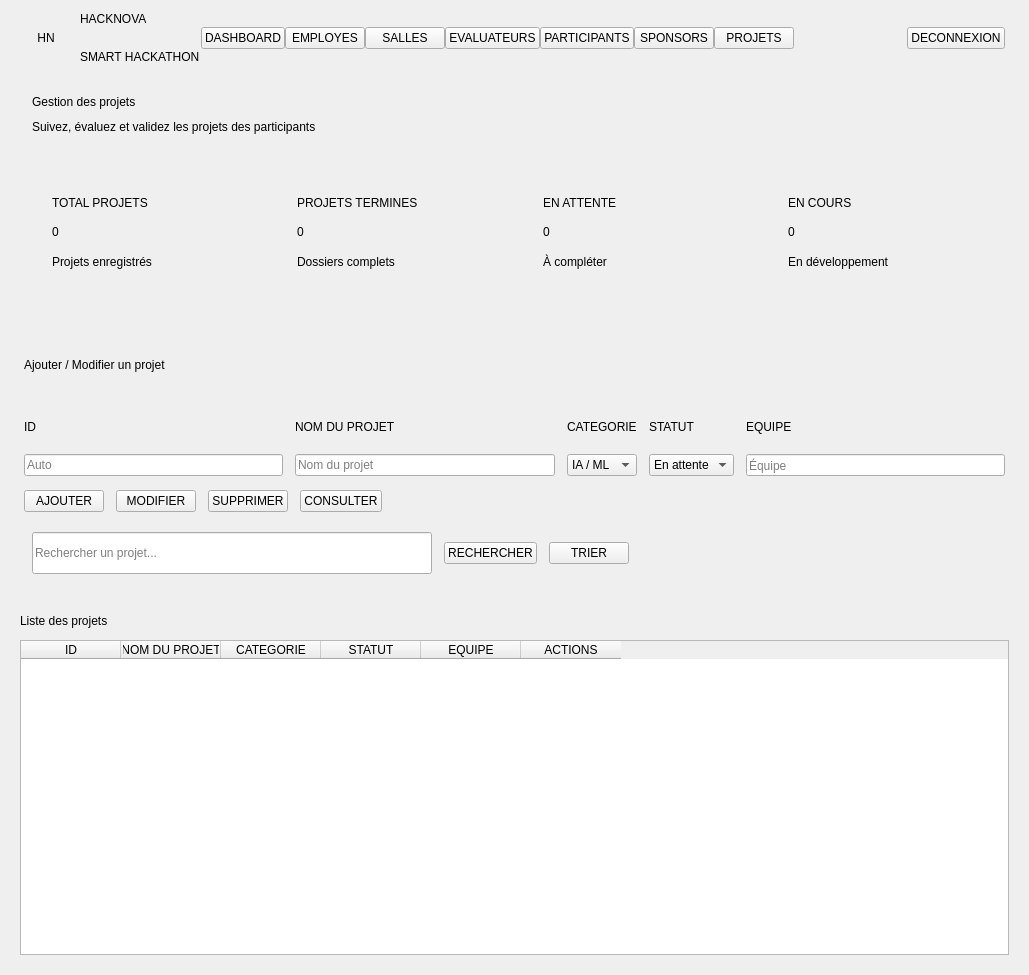
          <widget class="QWidget" name="scrollProjetsContent">
           <property name="geometry">
            <rect>
             <x>0</x>
             <y>0</y>
             <width>1029</width>
             <height>975</height>
            </rect>
           </property>
           <layout class="QVBoxLayout" name="projetsContentLayout">
            <property name="spacing">
             <number>0</number>
            </property>
            <property name="leftMargin">
             <number>0</number>
            </property>
            <property name="topMargin">
             <number>0</number>
            </property>
            <property name="rightMargin">
             <number>0</number>
            </property>
            <property name="bottomMargin">
             <number>0</number>
            </property>
            <item>
             <widget class="QFrame" name="frameNavbarProjets">
              <property name="minimumSize">
               <size>
                <width>0</width>
                <height>76</height>
               </size>
              </property>
              <property name="maximumSize">
               <size>
                <width>16777215</width>
                <height>76</height>
               </size>
              </property>
              <layout class="QHBoxLayout" name="navbarProjLayout">
               <property name="spacing">
                <number>0</number>
               </property>
               <property name="leftMargin">
                <number>24</number>
               </property>
               <property name="topMargin">
                <number>0</number>
               </property>
               <property name="rightMargin">
                <number>24</number>
               </property>
               <property name="bottomMargin">
                <number>0</number>
               </property>
               <item>
                <widget class="QLabel" name="sbLogoProj">
                 <property name="minimumSize">
                  <size>
                   <width>44</width>
                   <height>44</height>
                  </size>
                 </property>
                 <property name="maximumSize">
                  <size>
                   <width>44</width>
                   <height>44</height>
                  </size>
                 </property>
                 <property name="text">
                  <string>HN</string>
                 </property>
                 <property name="alignment">
                  <set>Qt::AlignmentFlag::AlignCenter</set>
                 </property>
                </widget>
               </item>
               <item>
                <layout class="QVBoxLayout" name="brandProjLayout">
                 <property name="spacing">
                  <number>0</number>
                 </property>
                 <property name="leftMargin">
                  <number>12</number>
                 </property>
                 <item>
                  <widget class="QLabel" name="sbBrandProj">
                   <property name="text">
                    <string>HACKNOVA</string>
                   </property>
                  </widget>
                 </item>
                 <item>
                  <widget class="QLabel" name="sbSubProj">
                   <property name="text">
                    <string>SMART HACKATHON</string>
                   </property>
                  </widget>
                 </item>
                </layout>
               </item>
               <item>
                <widget class="QFrame" name="sbSepProj">
                 <property name="minimumSize">
                  <size>
                   <width>1</width>
                   <height>40</height>
                  </size>
                 </property>
                 <property name="maximumSize">
                  <size>
                   <width>1</width>
                   <height>40</height>
                  </size>
                 </property>
                </widget>
               </item>
               <item>
                <widget class="QPushButton" name="navDashboardProjets">
                 <property name="cursor">
                  <cursorShape>PointingHandCursor</cursorShape>
                 </property>
                 <property name="text">
                  <string>DASHBOARD</string>
                 </property>
                </widget>
               </item>
               <item>
                <widget class="QPushButton" name="navEmployesProjets">
                 <property name="cursor">
                  <cursorShape>PointingHandCursor</cursorShape>
                 </property>
                 <property name="text">
                  <string>EMPLOYES</string>
                 </property>
                </widget>
               </item>
               <item>
                <widget class="QPushButton" name="navSallesProjets">
                 <property name="cursor">
                  <cursorShape>PointingHandCursor</cursorShape>
                 </property>
                 <property name="text">
                  <string>SALLES</string>
                 </property>
                </widget>
               </item>
               <item>
                <widget class="QPushButton" name="navEvaluateursProjets">
                 <property name="cursor">
                  <cursorShape>PointingHandCursor</cursorShape>
                 </property>
                 <property name="text">
                  <string>EVALUATEURS</string>
                 </property>
                </widget>
               </item>
               <item>
                <widget class="QPushButton" name="navParticipantsProjets">
                 <property name="cursor">
                  <cursorShape>PointingHandCursor</cursorShape>
                 </property>
                 <property name="text">
                  <string>PARTICIPANTS</string>
                 </property>
                </widget>
               </item>
               <item>
                <widget class="QPushButton" name="navSponsorsProjets">
                 <property name="cursor">
                  <cursorShape>PointingHandCursor</cursorShape>
                 </property>
                 <property name="text">
                  <string>SPONSORS</string>
                 </property>
                </widget>
               </item>
               <item>
                <widget class="QPushButton" name="navProjetsProjets">
                 <property name="cursor">
                  <cursorShape>PointingHandCursor</cursorShape>
                 </property>
                 <property name="text">
                  <string>PROJETS</string>
                 </property>
                </widget>
               </item>
               <item>
                <spacer name="navbarProjSpacer">
                 <property name="orientation">
                  <enum>Qt::Orientation::Horizontal</enum>
                 </property>
                 <property name="sizeHint" stdset="0">
                  <size>
                   <width>40</width>
                   <height>20</height>
                  </size>
                 </property>
                </spacer>
               </item>
               <item>
                <widget class="QPushButton" name="navDeconnexionProjets">
                 <property name="cursor">
                  <cursorShape>PointingHandCursor</cursorShape>
                 </property>
                 <property name="text">
                  <string>DECONNEXION</string>
                 </property>
                </widget>
               </item>
              </layout>
             </widget>
            </item>
            <item>
             <widget class="QFrame" name="frameTopbarProjets">
              <property name="minimumSize">
               <size>
                <width>0</width>
                <height>76</height>
               </size>
              </property>
              <property name="maximumSize">
               <size>
                <width>16777215</width>
                <height>76</height>
               </size>
              </property>
              <layout class="QVBoxLayout" name="topbarProjLayout">
               <property name="spacing">
                <number>2</number>
               </property>
               <property name="leftMargin">
                <number>32</number>
               </property>
               <property name="topMargin">
                <number>14</number>
               </property>
               <property name="rightMargin">
                <number>32</number>
               </property>
               <property name="bottomMargin">
                <number>14</number>
               </property>
               <item>
                <widget class="QLabel" name="topbarTitleProj">
                 <property name="text">
                  <string>Gestion des projets</string>
                 </property>
                </widget>
               </item>
               <item>
                <widget class="QLabel" name="topbarSubProj">
                 <property name="text">
                  <string>Suivez, évaluez et validez les projets des participants</string>
                 </property>
                </widget>
               </item>
              </layout>
             </widget>
            </item>
            <item>
             <layout class="QHBoxLayout" name="statsProjLayout">
              <property name="spacing">
               <number>16</number>
              </property>
              <property name="leftMargin">
               <number>32</number>
              </property>
              <property name="topMargin">
               <number>20</number>
              </property>
              <property name="rightMargin">
               <number>32</number>
              </property>
              <property name="bottomMargin">
               <number>20</number>
              </property>
              <item>
               <widget class="QFrame" name="cardProjStat1">
                <property name="minimumSize">
                 <size>
                  <width>0</width>
                  <height>120</height>
                 </size>
                </property>
                <layout class="QVBoxLayout" name="cardProjStat1Layout">
                 <property name="spacing">
                  <number>4</number>
                 </property>
                 <property name="leftMargin">
                  <number>20</number>
                 </property>
                 <property name="topMargin">
                  <number>18</number>
                 </property>
                 <property name="rightMargin">
                  <number>20</number>
                 </property>
                 <property name="bottomMargin">
                  <number>18</number>
                 </property>
                 <item>
                  <widget class="QLabel" name="cardProjTitle1">
                   <property name="text">
                    <string>TOTAL PROJETS</string>
                   </property>
                  </widget>
                 </item>
                 <item>
                  <widget class="QLabel" name="cardProjValue1">
                   <property name="text">
                    <string>0</string>
                   </property>
                  </widget>
                 </item>
                 <item>
                  <widget class="QLabel" name="cardProjSub1">
                   <property name="text">
                    <string>Projets enregistrés</string>
                   </property>
                  </widget>
                 </item>
                </layout>
               </widget>
              </item>
              <item>
               <widget class="QFrame" name="cardProjStat2">
                <property name="minimumSize">
                 <size>
                  <width>0</width>
                  <height>120</height>
                 </size>
                </property>
                <layout class="QVBoxLayout" name="cardProjStat2Layout">
                 <property name="spacing">
                  <number>4</number>
                 </property>
                 <property name="leftMargin">
                  <number>20</number>
                 </property>
                 <property name="topMargin">
                  <number>18</number>
                 </property>
                 <property name="rightMargin">
                  <number>20</number>
                 </property>
                 <property name="bottomMargin">
                  <number>18</number>
                 </property>
                 <item>
                  <widget class="QLabel" name="cardProjTitle2">
                   <property name="text">
                    <string>PROJETS TERMINES</string>
                   </property>
                  </widget>
                 </item>
                 <item>
                  <widget class="QLabel" name="cardProjValue2">
                   <property name="text">
                    <string>0</string>
                   </property>
                  </widget>
                 </item>
                 <item>
                  <widget class="QLabel" name="cardProjSub2">
                   <property name="text">
                    <string>Dossiers complets</string>
                   </property>
                  </widget>
                 </item>
                </layout>
               </widget>
              </item>
              <item>
               <widget class="QFrame" name="cardProjStat3">
                <property name="minimumSize">
                 <size>
                  <width>0</width>
                  <height>120</height>
                 </size>
                </property>
                <layout class="QVBoxLayout" name="cardProjStat3Layout">
                 <property name="spacing">
                  <number>4</number>
                 </property>
                 <property name="leftMargin">
                  <number>20</number>
                 </property>
                 <property name="topMargin">
                  <number>18</number>
                 </property>
                 <property name="rightMargin">
                  <number>20</number>
                 </property>
                 <property name="bottomMargin">
                  <number>18</number>
                 </property>
                 <item>
                  <widget class="QLabel" name="cardProjTitle3">
                   <property name="text">
                    <string>EN ATTENTE</string>
                   </property>
                  </widget>
                 </item>
                 <item>
                  <widget class="QLabel" name="cardProjValue3">
                   <property name="text">
                    <string>0</string>
                   </property>
                  </widget>
                 </item>
                 <item>
                  <widget class="QLabel" name="cardProjSub3">
                   <property name="text">
                    <string>À compléter</string>
                   </property>
                  </widget>
                 </item>
                </layout>
               </widget>
              </item>
              <item>
               <widget class="QFrame" name="cardProjStat4">
                <property name="minimumSize">
                 <size>
                  <width>0</width>
                  <height>120</height>
                 </size>
                </property>
                <layout class="QVBoxLayout" name="cardProjStat4Layout">
                 <property name="spacing">
                  <number>4</number>
                 </property>
                 <property name="leftMargin">
                  <number>20</number>
                 </property>
                 <property name="topMargin">
                  <number>18</number>
                 </property>
                 <property name="rightMargin">
                  <number>20</number>
                 </property>
                 <property name="bottomMargin">
                  <number>18</number>
                 </property>
                 <item>
                  <widget class="QLabel" name="cardProjTitle4">
                   <property name="text">
                    <string>EN COURS</string>
                   </property>
                  </widget>
                 </item>
                 <item>
                  <widget class="QLabel" name="cardProjValue4">
                   <property name="text">
                    <string>0</string>
                   </property>
                  </widget>
                 </item>
                 <item>
                  <widget class="QLabel" name="cardProjSub4">
                   <property name="text">
                    <string>En développement</string>
                   </property>
                  </widget>
                 </item>
                </layout>
               </widget>
              </item>
             </layout>
            </item>
            <item>
             <widget class="QFrame" name="cardFormProjets">
              <property name="minimumSize">
               <size>
                <width>0</width>
                <height>220</height>
               </size>
              </property>
              <layout class="QVBoxLayout" name="formProjLayout">
               <property name="spacing">
                <number>14</number>
               </property>
               <property name="leftMargin">
                <number>24</number>
               </property>
               <property name="topMargin">
                <number>20</number>
               </property>
               <property name="rightMargin">
                <number>24</number>
               </property>
               <property name="bottomMargin">
                <number>20</number>
               </property>
               <item>
                <widget class="QLabel" name="formTitleProj">
                 <property name="text">
                  <string>Ajouter / Modifier un projet</string>
                 </property>
                </widget>
               </item>
               <item>
                <layout class="QGridLayout" name="formProjGrid">
                 <property name="spacing">
                  <number>12</number>
                 </property>
                 <item row="0" column="0">
                  <widget class="QLabel" name="lblProjID">
                   <property name="text">
                    <string>ID</string>
                   </property>
                  </widget>
                 </item>
                 <item row="0" column="1">
                  <widget class="QLabel" name="lblProjNom">
                   <property name="text">
                    <string>NOM DU PROJET</string>
                   </property>
                  </widget>
                 </item>
                 <item row="0" column="2">
                  <widget class="QLabel" name="lblProjCat">
                   <property name="text">
                    <string>CATEGORIE</string>
                   </property>
                  </widget>
                 </item>
                 <item row="0" column="3">
                  <widget class="QLabel" name="lblProjStatut">
                   <property name="text">
                    <string>STATUT</string>
                   </property>
                  </widget>
                 </item>
                 <item row="0" column="4">
                  <widget class="QLabel" name="lblProjEquipe">
                   <property name="text">
                    <string>EQUIPE</string>
                   </property>
                  </widget>
                 </item>
                 <item row="1" column="0">
                  <widget class="QLineEdit" name="lineEditProjID">
                   <property name="readOnly">
                    <bool>true</bool>
                   </property>
                   <property name="placeholderText">
                    <string>Auto</string>
                   </property>
                  </widget>
                 </item>
                 <item row="1" column="1">
                  <widget class="QLineEdit" name="lineEditProjNom">
                   <property name="placeholderText">
                    <string>Nom du projet</string>
                   </property>
                  </widget>
                 </item>
                 <item row="1" column="2">
                  <widget class="QComboBox" name="comboBoxProjCategorie">
                   <item>
                    <property name="text">
                     <string>IA / ML</string>
                    </property>
                   </item>
                   <item>
                    <property name="text">
                     <string>Web</string>
                    </property>
                   </item>
                   <item>
                    <property name="text">
                     <string>Mobile</string>
                    </property>
                   </item>
                   <item>
                    <property name="text">
                     <string>IoT</string>
                    </property>
                   </item>
                   <item>
                    <property name="text">
                     <string>Autre</string>
                    </property>
                   </item>
                  </widget>
                 </item>
                 <item row="1" column="3">
                  <widget class="QComboBox" name="comboBoxProjStatut">
                   <item>
                    <property name="text">
                     <string>En attente</string>
                    </property>
                   </item>
                   <item>
                    <property name="text">
                     <string>En cours</string>
                    </property>
                   </item>
                   <item>
                    <property name="text">
                     <string>Terminé</string>
                    </property>
                   </item>
                  </widget>
                 </item>
                 <item row="1" column="4">
                  <widget class="QLineEdit" name="lineEditProjEquipe">
                   <property name="placeholderText">
                    <string>Équipe</string>
                   </property>
                  </widget>
                 </item>
                </layout>
               </item>
               <item>
                <layout class="QHBoxLayout" name="formProjButtonsLayout">
                 <property name="spacing">
                  <number>12</number>
                 </property>
                 <item>
                  <widget class="QPushButton" name="btnProjAjouter">
                   <property name="cursor">
                    <cursorShape>PointingHandCursor</cursorShape>
                   </property>
                   <property name="text">
                    <string>AJOUTER</string>
                   </property>
                  </widget>
                 </item>
                 <item>
                  <widget class="QPushButton" name="btnProjModifier">
                   <property name="cursor">
                    <cursorShape>PointingHandCursor</cursorShape>
                   </property>
                   <property name="text">
                    <string>MODIFIER</string>
                   </property>
                  </widget>
                 </item>
                 <item>
                  <widget class="QPushButton" name="btnProjSupprimer">
                   <property name="cursor">
                    <cursorShape>PointingHandCursor</cursorShape>
                   </property>
                   <property name="text">
                    <string>SUPPRIMER</string>
                   </property>
                  </widget>
                 </item>
                 <item>
                  <widget class="QPushButton" name="btnProjConsulter">
                   <property name="cursor">
                    <cursorShape>PointingHandCursor</cursorShape>
                   </property>
                   <property name="text">
                    <string>CONSULTER</string>
                   </property>
                  </widget>
                 </item>
                 <item>
                  <spacer name="formProjBtnSpacer">
                   <property name="orientation">
                    <enum>Qt::Orientation::Horizontal</enum>
                   </property>
                   <property name="sizeHint" stdset="0">
                    <size>
                     <width>40</width>
                     <height>20</height>
                    </size>
                   </property>
                  </spacer>
                 </item>
                </layout>
               </item>
              </layout>
             </widget>
            </item>
            <item>
             <layout class="QHBoxLayout" name="searchProjLayout">
              <property name="spacing">
               <number>12</number>
              </property>
              <property name="leftMargin">
               <number>32</number>
              </property>
              <property name="topMargin">
               <number>0</number>
              </property>
              <property name="rightMargin">
               <number>32</number>
              </property>
              <property name="bottomMargin">
               <number>20</number>
              </property>
              <item>
               <widget class="QLineEdit" name="lineEditRechercheProj">
                <property name="minimumSize">
                 <size>
                  <width>400</width>
                  <height>42</height>
                 </size>
                </property>
                <property name="placeholderText">
                 <string>Rechercher un projet...</string>
                </property>
               </widget>
              </item>
              <item>
               <widget class="QPushButton" name="btnProjRechercher">
                <property name="cursor">
                 <cursorShape>PointingHandCursor</cursorShape>
                </property>
                <property name="text">
                 <string>RECHERCHER</string>
                </property>
               </widget>
              </item>
              <item>
               <widget class="QPushButton" name="btnProjTrier">
                <property name="cursor">
                 <cursorShape>PointingHandCursor</cursorShape>
                </property>
                <property name="text">
                 <string>TRIER</string>
                </property>
               </widget>
              </item>
              <item>
               <spacer name="searchProjSpacer">
                <property name="orientation">
                 <enum>Qt::Orientation::Horizontal</enum>
                </property>
                <property name="sizeHint" stdset="0">
                 <size>
                  <width>40</width>
                  <height>20</height>
                 </size>
                </property>
               </spacer>
              </item>
             </layout>
            </item>
            <item>
             <widget class="QFrame" name="cardTableProjets">
              <property name="minimumSize">
               <size>
                <width>0</width>
                <height>380</height>
               </size>
              </property>
              <layout class="QVBoxLayout" name="tableProjLayout">
               <property name="spacing">
                <number>12</number>
               </property>
               <property name="leftMargin">
                <number>20</number>
               </property>
               <property name="topMargin">
                <number>20</number>
               </property>
               <property name="rightMargin">
                <number>20</number>
               </property>
               <property name="bottomMargin">
                <number>20</number>
               </property>
               <item>
                <widget class="QLabel" name="tableTitleProj">
                 <property name="text">
                  <string>Liste des projets</string>
                 </property>
                </widget>
               </item>
               <item>
                <widget class="QTableWidget" name="tableWidgetProjets">
                 <property name="alternatingRowColors">
                  <bool>true</bool>
                 </property>
                 <property name="selectionBehavior">
                  <enum>QAbstractItemView::SelectionBehavior::SelectRows</enum>
                 </property>
                 <column>
                  <property name="text">
                   <string>ID</string>
                  </property>
                 </column>
                 <column>
                  <property name="text">
                   <string>NOM DU PROJET</string>
                  </property>
                 </column>
                 <column>
                  <property name="text">
                   <string>CATEGORIE</string>
                  </property>
                 </column>
                 <column>
                  <property name="text">
                   <string>STATUT</string>
                  </property>
                 </column>
                 <column>
                  <property name="text">
                   <string>EQUIPE</string>
                  </property>
                 </column>
                 <column>
                  <property name="text">
                   <string>ACTIONS</string>
                  </property>
                 </column>
                </widget>
               </item>
              </layout>
             </widget>
            </item>
           </layout>
          </widget>
